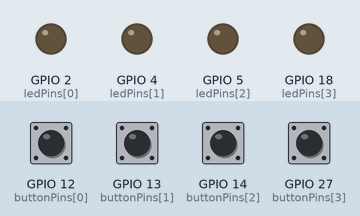
A sketch run on a simulated ESP32. On the bench: output pins drawn as LEDs (lit = HIGH). Dashed ring = blinking. The test bench sets the inputs (shaded band); at power-on: GPIO 12 (buttonPins[0]), GPIO 13 (buttonPins[1]), GPIO 14 (buttonPins[2]), GPIO 27 (buttonPins[3]) HIGH. Random numbers use the default seed unless the sketch sets one.

Above: at 2.1 s.
2.2 s: GPIO 12 (buttonPins[0]) pulled LOW for 0.15 s
At 3.8 s:
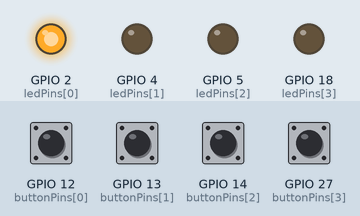
5.3 s: GPIO 13 (buttonPins[1]) pulled LOW for 0.15 s
At 5.65 s:
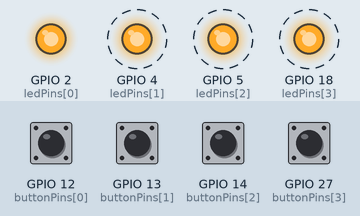
8.4 s: GPIO 14 (buttonPins[2]) pulled LOW for 1 s
At 8.95 s:
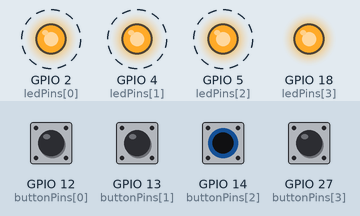
12.4 s: GPIO 27 (buttonPins[3]) pulled LOW for 0.15 s
At 14.0 s:
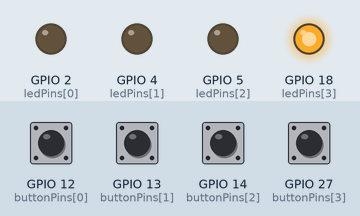
15.5 s: GPIO 27 (buttonPins[3]) pulled LOW for 1 s
At 16.05 s:
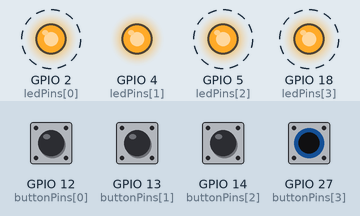
19.5 s: GPIO 12 (buttonPins[0]) pulled LOW for 1 s
At 19.85 s:
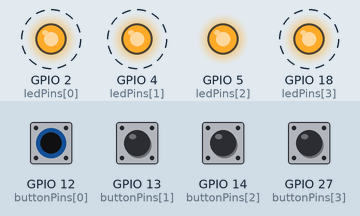
Timing chart, 0 to 24.0 s (numbered marks = the images above; inputs shaded):
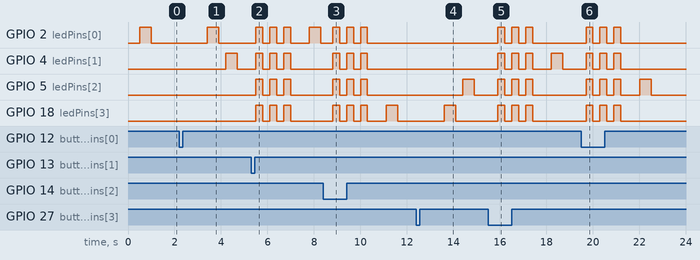

Measured:
- after the input at 2.2 s, GPIO 2 (ledPins[0]): LOW → HIGH after 1.2 s, → LOW 0.50 s later; GPIO 4 (ledPins[1]): LOW → HIGH after 2.0 s, → LOW 0.50 s later
- after the input at 5.3 s, GPIO 2 (ledPins[0]): LOW → HIGH after 0.20 s, → LOW 0.30 s later, → HIGH 0.30 s later, → LOW 0.30 s later, … (8 changes in this stretch); GPIO 4 (ledPins[1]), GPIO 5 (ledPins[2]), GPIO 18 (ledPins[3]): alternates HIGH for 0.30 s and LOW for 0.30 s, 6 changes in all, then stays LOW, starting after 0.20 s
- after the input at 8.4 s, GPIO 2 (ledPins[0]), GPIO 4 (ledPins[1]), GPIO 5 (ledPins[2]): alternates HIGH for 0.30 s and LOW for 0.30 s, 6 changes in all, then stays LOW, starting after 0.40 s; GPIO 18 (ledPins[3]): LOW → HIGH after 0.40 s, → LOW 0.30 s later, → HIGH 0.30 s later, → LOW 0.30 s later, … (8 changes in this stretch)
- after the input at 12.4 s, GPIO 5 (ledPins[2]): LOW → HIGH after 2.0 s, → LOW 0.50 s later; GPIO 18 (ledPins[3]): LOW → HIGH after 1.2 s, → LOW 0.50 s later
- after the input at 15.5 s, GPIO 2 (ledPins[0]), GPIO 5 (ledPins[2]), GPIO 18 (ledPins[3]): alternates HIGH for 0.30 s and LOW for 0.30 s, 6 changes in all, then stays LOW, starting after 0.40 s; GPIO 4 (ledPins[1]): LOW → HIGH after 0.40 s, → LOW 0.30 s later, → HIGH 0.30 s later, → LOW 0.30 s later, … (8 changes in this stretch)
- after the input at 19.5 s, GPIO 2 (ledPins[0]), GPIO 4 (ledPins[1]), GPIO 18 (ledPins[3]): alternates HIGH for 0.30 s and LOW for 0.30 s, 6 changes in all, then stays LOW, starting after 0.20 s; GPIO 5 (ledPins[2]): LOW → HIGH after 0.20 s, → LOW 0.30 s later, → HIGH 0.30 s later, → LOW 0.30 s later, … (8 changes in this stretch)

The sketch:

code.ino
```cpp
// ---------------- Pin Configuration ----------------
const int ledPins[4] = {2, 4, 5, 18};
const int buttonPins[4] = {12, 13, 14, 27};

// ---------------- Game Variables ----------------
int sequence[100];
int level = 0;
bool gameOver = false;

// ---------------- Setup ----------------
void setup() {
  Serial.begin(115200);

  for (int i = 0; i < 4; i++) {
    pinMode(ledPins[i], OUTPUT);
    pinMode(buttonPins[i], INPUT_PULLUP);
  }

  randomSeed(analogRead(34));
  startGame();
}

// ---------------- Main Loop ----------------
void loop() {
  if (!gameOver) {
    showSequence();
    checkUserInput();
  }
}

// ---------------- Start Game ----------------
void startGame() {
  level = 1;
  gameOver = false;
  generateSequence();
}

// ---------------- Generate Random Sequence ----------------
void generateSequence() {
  for (int i = 0; i < 100; i++) {
    sequence[i] = random(0, 4);
  }
}

// ---------------- Show LED Sequence ----------------
void showSequence() {
  delay(500);

  for (int i = 0; i < level; i++) {
    digitalWrite(ledPins[sequence[i]], HIGH);
    delay(500);
    digitalWrite(ledPins[sequence[i]], LOW);
    delay(300);
  }
}

// ---------------- Check User Input ----------------
void checkUserInput() {
  for (int i = 0; i < level; i++) {

    int buttonPressed = waitForButton();

    if (buttonPressed != sequence[i]) {
      failAnimation();
      startGame();
      return;
    }
  }

  level++;
  delay(500);
}

// ---------------- Wait for Button Press ----------------
int waitForButton() {
  while (true) {
    for (int i = 0; i < 4; i++) {
      if (digitalRead(buttonPins[i]) == LOW) {
        delay(200);
        return i;
      }
    }
  }
}

// ---------------- Failure Indication ----------------
void failAnimation() {
  gameOver = true;

  for (int i = 0; i < 3; i++) {
    for (int j = 0; j < 4; j++) {
      digitalWrite(ledPins[j], HIGH);
    }
    delay(300);

    for (int j = 0; j < 4; j++) {
      digitalWrite(ledPins[j], LOW);
    }
    delay(300);
  }
}
```
